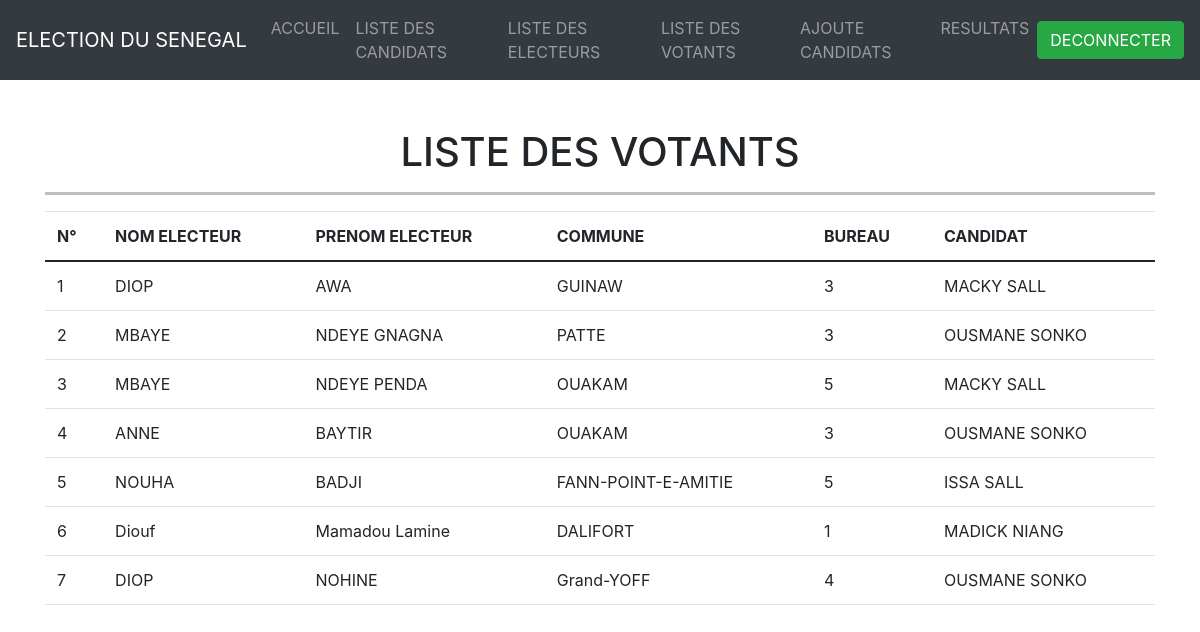
Page /pages-admin/listeVote.php (signed in) on the committed database.
### tables this page shows
CREATE TABLE IF NOT EXISTS `vote` (
  `id_vote` int NOT NULL AUTO_INCREMENT,
  `id_electeur` int NOT NULL,
  `nom_electeur` varchar(50) NOT NULL,
  `prenom_electeur` varchar(50) NOT NULL,
  `id_candidat` int NOT NULL,
  `commune` varchar(50) NOT NULL,
  `bureau` int NOT NULL,
  PRIMARY KEY (`id_vote`),
  UNIQUE KEY `id_electeur` (`id_electeur`)
);

CREATE TABLE IF NOT EXISTS `candidat` (
  `id_candidat` int NOT NULL AUTO_INCREMENT,
  `nom_candidat` varchar(50) NOT NULL,
  `prenom_candidat` varchar(50) NOT NULL,
  `nom_partie` varchar(50) NOT NULL,
  `profession` varchar(50) ,
  `matricule` varchar(50) NOT NULL,
  PRIMARY KEY (`id_candidat`)
);

### modele.php (called while the page is built, shortened)
<?php
class Election
{
    private $server = "localhost";
    private $username = "root";
    private $password;
    private $db = "gestionelection";
    private $conn;
    public function __construct(){
        try {
            $this->conn = new mysqli($this->server,$this->username,$this->password,$this->db);
        } catch (Exception $e) {
            echo "connection failed" . $e->getMessage();
        }
    }
            public function listeVote()
            {
                $data = null;
                $query = "SELECT `id_vote`, `id_electeur`, `nom_electeur`, `prenom_electeur`, `commune`, `bureau`,`nom_candidat`,`prenom_candidat` FROM `vote` INNER JOIN candidat ON vote.id_candidat = candidat.id_candidat";
                if($sql = $this->conn->query($query)){
                    while($row = mysqli_fetch_assoc($sql)){
                        $data[] = $row;
                    }
                }
                return $data;
            }
}
?>

### pages-admin/listeVote.php (the view, shortened to what this page needs)
<?php  session_start();
if(isset($_SESSION['id'])){
  ?>
<!doctype html>
<html lang="en">
  <head>
    <link href="https://cdn.jsdelivr.net/npm/bootstrap@5.1.0/dist/css/bootstrap.min.css" rel="stylesheet">
    <link rel="stylesheet" href="https://stackpath.bootstrapcdn.com/bootstrap/4.3.1/css/bootstrap.min.css"
>
  </head>
  <body>
  <nav class="navbar navbar-expand-lg navbar-dark bg-dark">
  <a class="navbar-brand" href="#">ELECTION DU SENEGAL</a>
  <div class="collapse navbar-collapse" id="navbarSupportedContent">
    <ul class="navbar-nav mr-auto">
      <li class="nav-item">
        <a class="nav-link" href="#">ACCUEIL</a>
      </li>
      <li class="nav-item">
        <a class="nav-link" href="http://vote/Admin_Electeur/pages-admin/listeCandidat.php#">LISTE DES CANDIDATS</a>
      </li>
      <li class="nav-item">
        <a class="nav-link" href="http://vote/Admin_Electeur/pages-admin/listeelecteur.php#">LISTE DES ELECTEURS</a>
      </li>
      <li class="nav-item">
        <a class="nav-link" href="http://vote/Admin_Electeur/pages-admin/listeVote.php#">LISTE DES VOTANTS</a>
      </li>
      <li class="nav-item dropdown">
      <li class="nav-item">
        <a class="nav-link" href="http://vote/Admin_Electeur/pages-admin/ajoutCandidat.php#">AJOUTE CANDIDATS</a>
      </li>
      <li class="nav-item">
        <a class="nav-link" href="http://vote/Admin_Electeur/pages-admin/resultat.php#">RESULTATS</a>
      </li>
    </ul>
    <form class="form-inline my-2 my-lg-0">
      <button class="btn btn-success text-white my-2 my-sm-0 " ><a href="http://vote/Admin_Electeur/destroy.php#" class="text-white">DECONNECTER</a></button>
    </form>
  </div>
</nav>
    <div class="container">
       <div class="row">
            <div class="col-md-12 mt-5">
                <h1 class="text-center">LISTE DES VOTANTS</h1>
                <hr style="height: 2px; color:black; background-color:black">
            </div>
       </div>
       <div class="row">
           <div class="col-md-12">
               <table class="table">
                    <thead>
                        <tr>
                            <th>N°</th>
                            <th>NOM ELECTEUR</th>
                            <th>PRENOM ELECTEUR</th>
                            <th>COMMUNE</th>
                            <th>BUREAU</th>
                            <th>CANDIDAT</th>
                        </tr>
                    </thead>
                    <tbody>
                    <?php
                    include '../modele.php';
                    $model = new Election();
                    $rows = $model->listeVote();
                    $i= 1;
                    if(!empty($rows)){
                        foreach($rows as $row){
                    ?>
                        <tr>
                        <td><?php echo $i++; ?></td>
                            <td><?php echo $row['nom_electeur']; ?></td>
                            <td><?php echo $row['prenom_electeur']; ?></td>
                            <td><?php echo $row['commune']; ?></td>
                            <td><?php echo $row['bureau']; ?></td>
                            <td><?php echo strtoupper($row['prenom_candidat']); ?>  <?php echo strtoupper($row['nom_candidat']); ?></td>
                        </tr>
                        <?php
                         }
                    }
                        ?>
                    </tbody>
               </table>
           </div>
       </div>
    </div>
    <?php
  }else{
  header('Location: http://vote/Admin_Electeur/authentifi_admin.php');
}
?>
  </body>
</html>

### rows in the picture
vote: nom_electeur "DIOP", prenom_electeur "AWA", commune "GUINAW", bureau "3", id_candidat.prenom_candidat "MACKY", id_candidat.nom_candidat "SALL"
vote: nom_electeur "MBAYE", prenom_electeur "NDEYE GNAGNA", commune "PATTE", bureau "3", id_candidat.prenom_candidat "OUSMANE", id_candidat.nom_candidat "SONKO"
vote: nom_electeur "MBAYE", prenom_electeur "NDEYE PENDA", commune "OUAKAM", bureau "5", id_candidat.prenom_candidat "MACKY", id_candidat.nom_candidat "SALL"
vote: nom_electeur "ANNE", prenom_electeur "BAYTIR", commune "OUAKAM", bureau "3", id_candidat.prenom_candidat "OUSMANE", id_candidat.nom_candidat "SONKO"
vote: nom_electeur "NOUHA", prenom_electeur "BADJI", commune "FANN-POINT-E-AMITIE", bureau "5", id_candidat.prenom_candidat "ISSA", id_candidat.nom_candidat "SALL"
vote: nom_electeur "Diouf", prenom_electeur "Mamadou Lamine", commune "DALIFORT", bureau "1", id_candidat.prenom_candidat "MADICK", id_candidat.nom_candidat "NIANG"
vote: nom_electeur "DIOP", prenom_electeur "NOHINE", commune "Grand-YOFF", bureau "4", id_candidat.prenom_candidat "OUSMANE", id_candidat.nom_candidat "SONKO"
